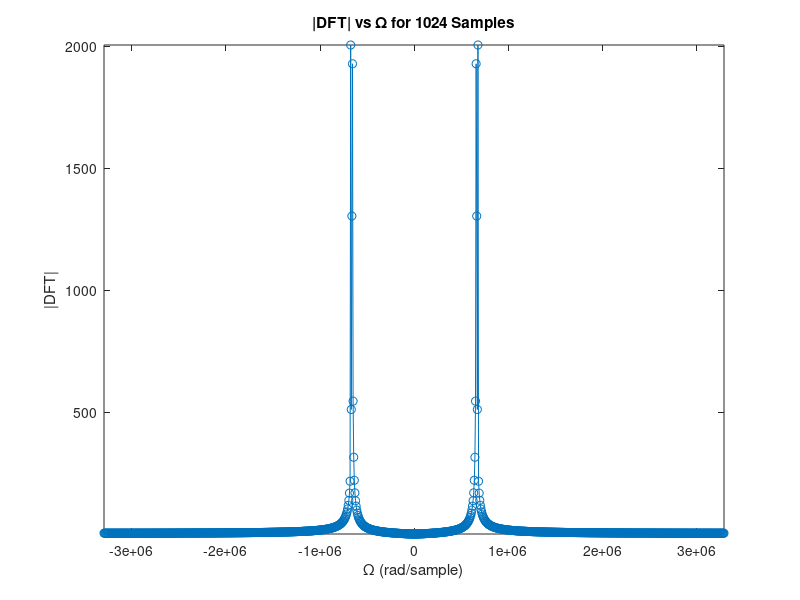

The MATLAB script that drew this image:
clear;
close all;
clc;

Fs = 20000;
T = 1/Fs;
t = (1:1024)*T;
x = 5*cos(2*pi*2000*t) + 4*cos(2*pi*2050*t);
X = fftshift(fft(x));
omega = ((-1024/2):((1024/2)-1))*2*pi*1024;

plot(omega, abs(X), '-o')
title('|DFT| vs \Omega for 1024 Samples' )
xlabel('\Omega (rad/sample)')
ylabel('|DFT|')
xlim tight
ylim tight